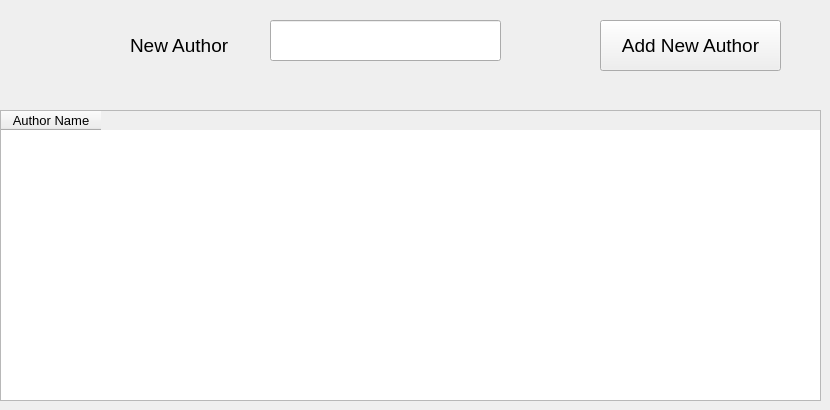
      <widget class="QWidget" name="tab_10">
       <attribute name="title">
        <string>Author</string>
       </attribute>
       <widget class="QTableWidget" name="tableWidget_3">
        <property name="geometry">
         <rect>
          <x>0</x>
          <y>110</y>
          <width>821</width>
          <height>291</height>
         </rect>
        </property>
        <property name="font">
         <font>
          <pointsize>10</pointsize>
         </font>
        </property>
        <column>
         <property name="text">
          <string>Author Name</string>
         </property>
        </column>
       </widget>
       <widget class="QLabel" name="label_35">
        <property name="geometry">
         <rect>
          <x>130</x>
          <y>30</y>
          <width>141</width>
          <height>31</height>
         </rect>
        </property>
        <property name="font">
         <font>
          <pointsize>14</pointsize>
         </font>
        </property>
        <property name="text">
         <string>New Author</string>
        </property>
       </widget>
       <widget class="QLineEdit" name="lineEdit_25">
        <property name="geometry">
         <rect>
          <x>270</x>
          <y>20</y>
          <width>231</width>
          <height>41</height>
         </rect>
        </property>
       </widget>
       <widget class="QPushButton" name="pushButton_16">
        <property name="geometry">
         <rect>
          <x>600</x>
          <y>20</y>
          <width>181</width>
          <height>51</height>
         </rect>
        </property>
        <property name="font">
         <font>
          <pointsize>14</pointsize>
         </font>
        </property>
        <property name="text">
         <string>Add New Author</string>
        </property>
       </widget>
      </widget>
